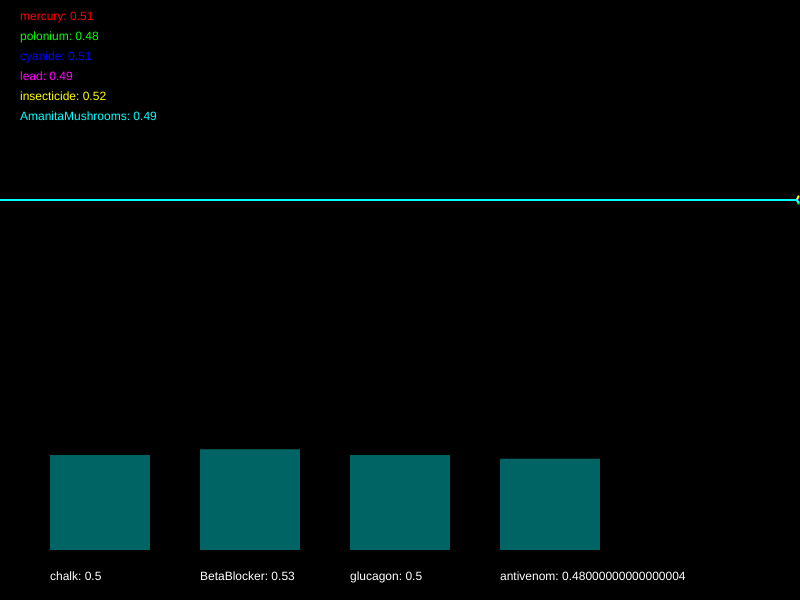
Frame 1 (no input)
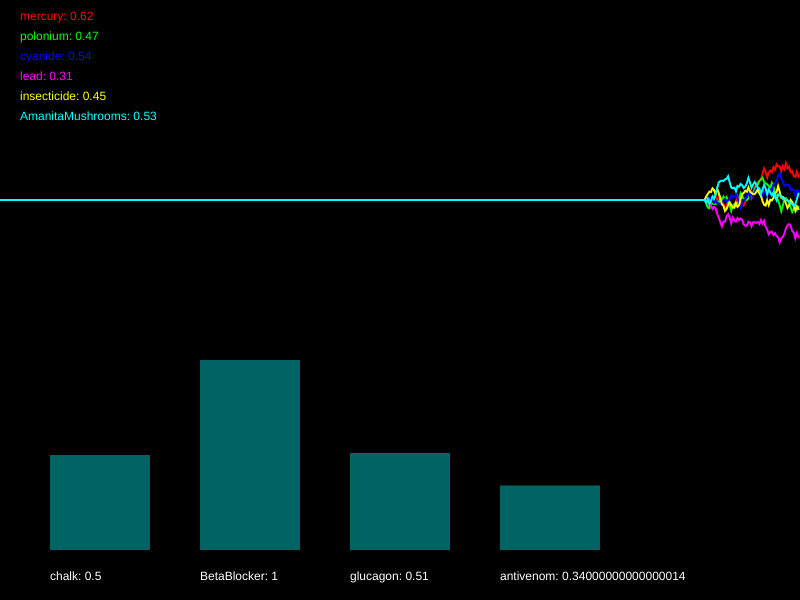
Frame 60 (no input)
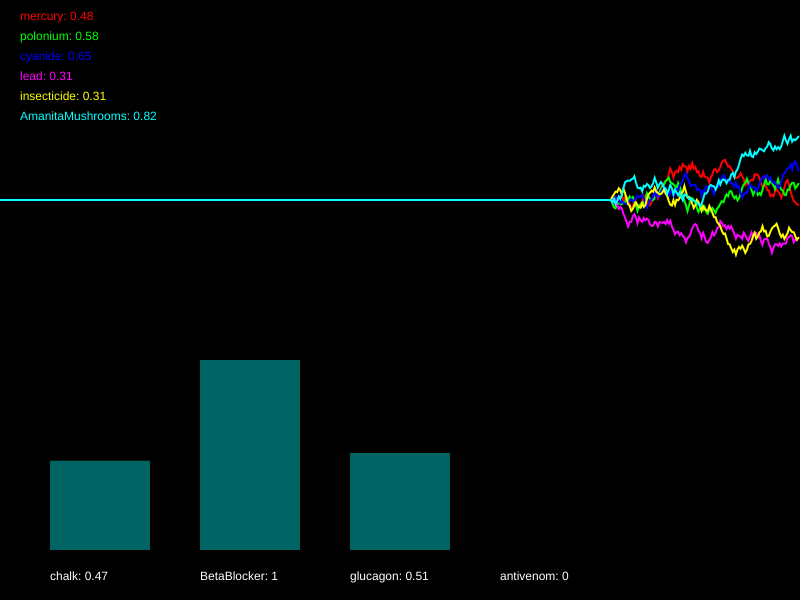
Frame 120 (the mouse pressed at the canvas centre since frame 60)

The p5.js sketch that drew these frames (run headless with seeded random() and noise() and a simulated clock; from frame 60 on, the mouse is pressed at the canvas centre):

// p5.js sketch
// ── sketch.js
/*



Case 401 - The Case of Norbert's Weiner Stand
Stage 3 - Bilious bagel

As I suspected Norbert has struck again. Ever inventive he’s set up a bagel stand and has laced the cream cheese with an ingenious but vicious toxin. This one is quite deadly so get yourself down to the lab right away.

You must develop the antidote by using conditional statements in the draw loop to do the following.

	- When AmanitaMushrooms goes above 0.46 and insecticide dips below 0.25, try decreasing chalk by 0.01
	- If mercury dips below 0.64, lead dips below 0.67, and also cyanide dips below 0.31, raise chalk by 0.01
	- When AmanitaMushrooms goes above 0.45 and mercury goes above 0.61, or on the other hand, cyanide dips below 0.4, reduce BetaBlocker by 0.02
	- If either lead dips below 0.6, polonium goes above 0.43, or perhaps insecticide goes above 0.73, raise BetaBlocker by 0.03
	- When cyanide goes above 0.71 and insecticide dips below 0.54, try decreasing glucagon by 0.04
	- If mercury dips below 0.46 or lead goes above 0.55, increment glucagon by 0.01
	- When mercury dips below 0.62 or AmanitaMushrooms goes above 0.66, reduce antivenom by 0.04
	- If either polonium dips below 0.65, cyanide goes above 0.67, or perhaps insecticide goes above 0.38, raise antivenom by 0.02


Your conditional statements should consider the following poisons:

	- mercury
	- polonium
	- cyanide
	- lead
	- insecticide
	- AmanitaMushrooms


Your conditional statements should modify the following antidotes:

	- chalk
	- BetaBlocker
	- glucagon
	- antivenom


- There are many ways to complete this task but you should only use the following commands:

	if(){}
	>
	<
	&&
	||
	+=
	-=

*/

//Declare the poison variables
var mercury;
var polonium;
var cyanide;
var lead;
var insecticide;
var AmanitaMushrooms;

//Declare the antidote variables
var chalk;
var BetaBlocker;
var glucagon;
var antivenom;

//This variable is used for drawing the graph
var graphs;

function setup() {
  createCanvas(800, 600);
  strokeWeight(2);

  //initialise the poisons and antidotes
  mercury = 0.5;
  polonium = 0.5;
  cyanide = 0.5;
  lead = 0.5;
  insecticide = 0.5;
  AmanitaMushrooms = 0.5;
  chalk = 0.5;
  BetaBlocker = 0.5;
  glucagon = 0.5;
  antivenom = 0.5;

  //fills the graph with empty values
  graphs = [];

  for (var i = 0; i < 6; i++) {
    graphs.push([]);
    for (var j = 0; j < 512; j++) {
      graphs[i].push(0.5);
    }
  }
}

function draw() {
  //Develop the antidote below
  //Write conditional statements to change the amount of each substance ...

  if (AmanitaMushrooms > 0.46 && insecticide < 0.25) {
    chalk -= 0.01;
  }

  if (mercury < 0.64 && lead < 0.67 && cyanide < 0.31) {
    chalk += 0.01;
  }

  if ((AmanitaMushrooms > 0.45 && mercury > 0.61) || cyanide < 0.4) {
    BetaBlocker -= 0.02;
  }

  if (lead < 0.6 || polonium > 0.43 || insecticide > 0.73) {
    BetaBlocker += 0.03;
  }

  if (cyanide > 0.71 && insecticide < 0.54) {
    glucagon -= 0.04;
  }

  if (mercury < 0.46 || lead > 0.55) {
    glucagon += 0.01;
  }

  if (mercury < 0.62 || AmanitaMushrooms > 0.66) {
    antivenom -= 0.04;
  }

  if (polonium < 0.65 || cyanide > 0.67 || insecticide > 0.38) {
    antivenom += 0.02;
  }

  //////////////////////////////////////////////////////

  //the code below generates new values using random numbers

  /*
		For testing, you might want to temporarily comment out
		these lines and set the same variables to constant values
		instead.
	*/

  mercury = nextValue(graphs[0], mercury);
  polonium = nextValue(graphs[1], polonium);
  cyanide = nextValue(graphs[2], cyanide);
  lead = nextValue(graphs[3], lead);
  insecticide = nextValue(graphs[4], insecticide);
  AmanitaMushrooms = nextValue(graphs[5], AmanitaMushrooms);

  chalk = constrain(chalk, 0, 1);
  BetaBlocker = constrain(BetaBlocker, 0, 1);
  glucagon = constrain(glucagon, 0, 1);
  antivenom = constrain(antivenom, 0, 1);

  ///////// DO NOT CHANGE THE CODE BELOW ///////////

  //drawing code

  // set background
  background(0);
  noFill();

  //draw the graphs for the vitals
  var colors = [
    color(255, 0, 0),
    color(0, 255, 0),
    color(0, 0, 255),
    color(255, 0, 255),
    color(255, 255, 0),
    color(0, 255, 255),
  ];

  for (var i = 0; i < graphs.length; i++) {
    stroke(colors[i]);
    drawGraph(graphs[i]);
  }

  //draw the poisons as text
  noStroke();
  fill(colors[0]);
  text("mercury: " + nf(mercury, 1, 2), 20, 20);
  fill(colors[1]);
  text("polonium: " + nf(polonium, 1, 2), 20, 40);
  fill(colors[2]);
  text("cyanide: " + nf(cyanide, 1, 2), 20, 60);
  fill(colors[3]);
  text("lead: " + nf(lead, 1, 2), 20, 80);
  fill(colors[4]);
  text("insecticide: " + nf(insecticide, 1, 2), 20, 100);
  fill(colors[5]);
  text("AmanitaMushrooms: " + nf(AmanitaMushrooms, 1, 2), 20, 120);

  //draw the antidotes bar chart
  drawBar(chalk, 50, "chalk");
  drawBar(BetaBlocker, 200, "BetaBlocker");
  drawBar(glucagon, 350, "glucagon");
  drawBar(antivenom, 500, "antivenom");
}

function nextValue(graph, val) {
  //gets the next value for a vital and puts it in an array for drawing
  var delta = random(-0.03, 0.03);

  val += delta;
  if (val > 1 || val < 0) {
    delta *= -1;
    val += delta * 2;
  }

  graph.push(val);
  graph.shift();
  return val;
}

function drawGraph(graph) {
  //draws an array as a graph
  beginShape();
  for (var i = 0; i < graph.length; i++) {
    vertex((width * i) / 512, height * 0.5 - (graph[i] * height) / 3);
  }
  endShape();
}

function drawBar(val, x, name) {
  //draws the bars for bar chart
  noStroke();
  fill(0, 100, 100);
  var mh = height * 0.4 - 50;
  rect(x, height - 50 - val * mh, 100, val * mh);
  fill(255);
  text(name + ": " + val, x, height - 20);
}
